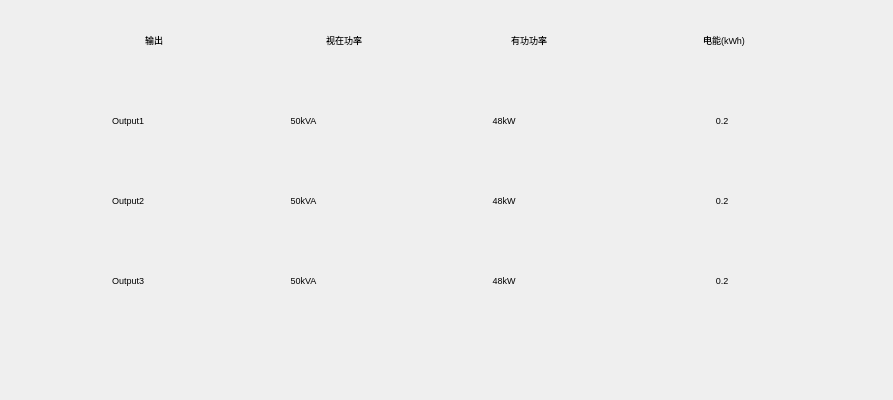
<?xml version="1.0" encoding="UTF-8"?>
<ui version="4.0">
 <class>BoxOutputWid</class>
 <widget class="QWidget" name="BoxOutputWid">
  <property name="geometry">
   <rect>
    <x>0</x>
    <y>0</y>
    <width>893</width>
    <height>400</height>
   </rect>
  </property>
  <property name="minimumSize">
   <size>
    <width>0</width>
    <height>25</height>
   </size>
  </property>
  <property name="font">
   <font>
    <family>Ubuntu</family>
    <pointsize>7</pointsize>
    <italic>false</italic>
    <bold>false</bold>
   </font>
  </property>
  <property name="windowTitle">
   <string>Form</string>
  </property>
  <property name="styleSheet">
   <string notr="true">font: 7pt &quot;Ubuntu&quot;;</string>
  </property>
  <layout class="QGridLayout" name="gridLayout" rowstretch="1,1,1,1,1">
   <property name="leftMargin">
    <number>0</number>
   </property>
   <property name="topMargin">
    <number>0</number>
   </property>
   <property name="rightMargin">
    <number>0</number>
   </property>
   <property name="bottomMargin">
    <number>0</number>
   </property>
   <property name="spacing">
    <number>0</number>
   </property>
   <item row="0" column="0">
    <widget class="QWidget" name="TWid" native="true">
     <layout class="QHBoxLayout" name="horizontalLayout">
      <property name="spacing">
       <number>0</number>
      </property>
      <item>
       <widget class="QLabel" name="label">
        <property name="minimumSize">
         <size>
          <width>80</width>
          <height>25</height>
         </size>
        </property>
        <property name="maximumSize">
         <size>
          <width>80</width>
          <height>16777215</height>
         </size>
        </property>
        <property name="text">
         <string>输出</string>
        </property>
        <property name="alignment">
         <set>Qt::AlignCenter</set>
        </property>
       </widget>
      </item>
      <item>
       <widget class="QLabel" name="label_9">
        <property name="minimumSize">
         <size>
          <width>90</width>
          <height>25</height>
         </size>
        </property>
        <property name="maximumSize">
         <size>
          <width>90</width>
          <height>16777215</height>
         </size>
        </property>
        <property name="text">
         <string>视在功率</string>
        </property>
        <property name="alignment">
         <set>Qt::AlignCenter</set>
        </property>
       </widget>
      </item>
      <item>
       <widget class="QLabel" name="label_10">
        <property name="minimumSize">
         <size>
          <width>70</width>
          <height>25</height>
         </size>
        </property>
        <property name="maximumSize">
         <size>
          <width>70</width>
          <height>16777215</height>
         </size>
        </property>
        <property name="text">
         <string>有功功率</string>
        </property>
        <property name="alignment">
         <set>Qt::AlignCenter</set>
        </property>
       </widget>
      </item>
      <item>
       <widget class="QLabel" name="label_8">
        <property name="minimumSize">
         <size>
          <width>110</width>
          <height>25</height>
         </size>
        </property>
        <property name="maximumSize">
         <size>
          <width>110</width>
          <height>16777215</height>
         </size>
        </property>
        <property name="text">
         <string>电能(kWh)</string>
        </property>
        <property name="alignment">
         <set>Qt::AlignCenter</set>
        </property>
       </widget>
      </item>
     </layout>
    </widget>
   </item>
   <item row="1" column="0">
    <widget class="QWidget" name="AWid" native="true">
     <layout class="QHBoxLayout" name="horizontalLayout_2" stretch="1,1,1,1">
      <property name="spacing">
       <number>0</number>
      </property>
      <property name="leftMargin">
       <number>0</number>
      </property>
      <property name="topMargin">
       <number>0</number>
      </property>
      <property name="rightMargin">
       <number>0</number>
      </property>
      <property name="bottomMargin">
       <number>0</number>
      </property>
      <item>
       <widget class="QLabel" name="label_2">
        <property name="minimumSize">
         <size>
          <width>50</width>
          <height>25</height>
         </size>
        </property>
        <property name="maximumSize">
         <size>
          <width>50</width>
          <height>16777215</height>
         </size>
        </property>
        <property name="text">
         <string>Output1</string>
        </property>
        <property name="alignment">
         <set>Qt::AlignCenter</set>
        </property>
       </widget>
      </item>
      <item>
       <widget class="QLabel" name="tApPowA">
        <property name="minimumSize">
         <size>
          <width>95</width>
          <height>25</height>
         </size>
        </property>
        <property name="maximumSize">
         <size>
          <width>95</width>
          <height>16777215</height>
         </size>
        </property>
        <property name="text">
         <string>50kVA</string>
        </property>
        <property name="alignment">
         <set>Qt::AlignCenter</set>
        </property>
       </widget>
      </item>
      <item>
       <widget class="QLabel" name="tPowA">
        <property name="minimumSize">
         <size>
          <width>100</width>
          <height>25</height>
         </size>
        </property>
        <property name="maximumSize">
         <size>
          <width>100</width>
          <height>16777215</height>
         </size>
        </property>
        <property name="text">
         <string>48kW</string>
        </property>
        <property name="alignment">
         <set>Qt::AlignCenter</set>
        </property>
       </widget>
      </item>
      <item>
       <widget class="QLabel" name="tEleA">
        <property name="minimumSize">
         <size>
          <width>130</width>
          <height>25</height>
         </size>
        </property>
        <property name="maximumSize">
         <size>
          <width>130</width>
          <height>16777215</height>
         </size>
        </property>
        <property name="text">
         <string>0.2</string>
        </property>
        <property name="alignment">
         <set>Qt::AlignCenter</set>
        </property>
       </widget>
      </item>
     </layout>
    </widget>
   </item>
   <item row="4" column="0">
    <widget class="QWidget" name="AllWid" native="true">
     <layout class="QHBoxLayout" name="horizontalLayout_5">
      <property name="spacing">
       <number>0</number>
      </property>
      <property name="leftMargin">
       <number>0</number>
      </property>
      <property name="topMargin">
       <number>0</number>
      </property>
      <property name="rightMargin">
       <number>0</number>
      </property>
      <property name="bottomMargin">
       <number>0</number>
      </property>
     </layout>
    </widget>
   </item>
   <item row="2" column="0">
    <widget class="QWidget" name="BWid" native="true">
     <layout class="QHBoxLayout" name="horizontalLayout_3" stretch="1,1,1,1">
      <property name="spacing">
       <number>0</number>
      </property>
      <property name="leftMargin">
       <number>0</number>
      </property>
      <property name="topMargin">
       <number>0</number>
      </property>
      <property name="rightMargin">
       <number>0</number>
      </property>
      <property name="bottomMargin">
       <number>0</number>
      </property>
      <item>
       <widget class="QLabel" name="label_3">
        <property name="minimumSize">
         <size>
          <width>50</width>
          <height>25</height>
         </size>
        </property>
        <property name="maximumSize">
         <size>
          <width>50</width>
          <height>16777215</height>
         </size>
        </property>
        <property name="text">
         <string>Output2</string>
        </property>
        <property name="alignment">
         <set>Qt::AlignCenter</set>
        </property>
       </widget>
      </item>
      <item>
       <widget class="QLabel" name="tApPowB">
        <property name="minimumSize">
         <size>
          <width>95</width>
          <height>25</height>
         </size>
        </property>
        <property name="maximumSize">
         <size>
          <width>95</width>
          <height>16777215</height>
         </size>
        </property>
        <property name="text">
         <string>50kVA</string>
        </property>
        <property name="alignment">
         <set>Qt::AlignCenter</set>
        </property>
       </widget>
      </item>
      <item>
       <widget class="QLabel" name="tPowB">
        <property name="minimumSize">
         <size>
          <width>100</width>
          <height>25</height>
         </size>
        </property>
        <property name="maximumSize">
         <size>
          <width>100</width>
          <height>16777215</height>
         </size>
        </property>
        <property name="text">
         <string>48kW</string>
        </property>
        <property name="alignment">
         <set>Qt::AlignCenter</set>
        </property>
       </widget>
      </item>
      <item>
       <widget class="QLabel" name="tEleB">
        <property name="minimumSize">
         <size>
          <width>130</width>
          <height>25</height>
         </size>
        </property>
        <property name="maximumSize">
         <size>
          <width>130</width>
          <height>16777215</height>
         </size>
        </property>
        <property name="text">
         <string>0.2</string>
        </property>
        <property name="alignment">
         <set>Qt::AlignCenter</set>
        </property>
       </widget>
      </item>
     </layout>
    </widget>
   </item>
   <item row="3" column="0">
    <widget class="QWidget" name="CWid" native="true">
     <layout class="QHBoxLayout" name="horizontalLayout_4" stretch="1,1,1,1">
      <property name="spacing">
       <number>0</number>
      </property>
      <property name="leftMargin">
       <number>0</number>
      </property>
      <property name="topMargin">
       <number>0</number>
      </property>
      <property name="rightMargin">
       <number>0</number>
      </property>
      <property name="bottomMargin">
       <number>0</number>
      </property>
      <item>
       <widget class="QLabel" name="label_5">
        <property name="minimumSize">
         <size>
          <width>50</width>
          <height>25</height>
         </size>
        </property>
        <property name="maximumSize">
         <size>
          <width>50</width>
          <height>16777215</height>
         </size>
        </property>
        <property name="text">
         <string>Output3</string>
        </property>
        <property name="alignment">
         <set>Qt::AlignCenter</set>
        </property>
       </widget>
      </item>
      <item>
       <widget class="QLabel" name="tApPowC">
        <property name="minimumSize">
         <size>
          <width>95</width>
          <height>25</height>
         </size>
        </property>
        <property name="maximumSize">
         <size>
          <width>95</width>
          <height>16777215</height>
         </size>
        </property>
        <property name="text">
         <string>50kVA</string>
        </property>
        <property name="alignment">
         <set>Qt::AlignCenter</set>
        </property>
       </widget>
      </item>
      <item>
       <widget class="QLabel" name="tPowC">
        <property name="minimumSize">
         <size>
          <width>100</width>
          <height>25</height>
         </size>
        </property>
        <property name="maximumSize">
         <size>
          <width>100</width>
          <height>16777215</height>
         </size>
        </property>
        <property name="text">
         <string>48kW</string>
        </property>
        <property name="alignment">
         <set>Qt::AlignCenter</set>
        </property>
       </widget>
      </item>
      <item>
       <widget class="QLabel" name="tEleC">
        <property name="minimumSize">
         <size>
          <width>130</width>
          <height>25</height>
         </size>
        </property>
        <property name="maximumSize">
         <size>
          <width>130</width>
          <height>16777215</height>
         </size>
        </property>
        <property name="text">
         <string>0.2</string>
        </property>
        <property name="alignment">
         <set>Qt::AlignCenter</set>
        </property>
       </widget>
      </item>
     </layout>
    </widget>
   </item>
  </layout>
 </widget>
 <resources/>
 <connections/>
</ui>
